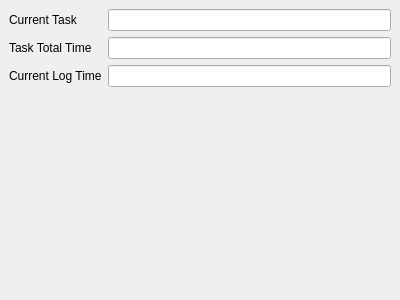
<?xml version="1.0" encoding="UTF-8"?>
<ui version="4.0">
 <class>CurrentTime</class>
 <widget class="QDockWidget" name="CurrentTime">
  <property name="geometry">
   <rect>
    <x>0</x>
    <y>0</y>
    <width>400</width>
    <height>300</height>
   </rect>
  </property>
  <property name="features">
   <set>QDockWidget::DockWidgetFloatable|QDockWidget::DockWidgetMovable</set>
  </property>
  <property name="windowTitle">
   <string>Current Time</string>
  </property>
  <widget class="QWidget" name="dockWidgetContents">
   <layout class="QFormLayout" name="formLayout">
    <property name="fieldGrowthPolicy">
     <enum>QFormLayout::AllNonFixedFieldsGrow</enum>
    </property>
    <item row="1" column="0">
     <widget class="QLabel" name="label">
      <property name="text">
       <string>Current Task</string>
      </property>
     </widget>
    </item>
    <item row="1" column="1">
     <widget class="QLineEdit" name="currentTask">
      <property name="readOnly">
       <bool>true</bool>
      </property>
     </widget>
    </item>
    <item row="2" column="0">
     <widget class="QLabel" name="label_3">
      <property name="text">
       <string>Task Total Time</string>
      </property>
     </widget>
    </item>
    <item row="2" column="1">
     <widget class="QLineEdit" name="totalTime">
      <property name="readOnly">
       <bool>true</bool>
      </property>
     </widget>
    </item>
    <item row="3" column="1">
     <widget class="QLineEdit" name="currentTime">
      <property name="readOnly">
       <bool>true</bool>
      </property>
     </widget>
    </item>
    <item row="3" column="0">
     <widget class="QLabel" name="label_2">
      <property name="text">
       <string>Current Log Time</string>
      </property>
     </widget>
    </item>
   </layout>
  </widget>
 </widget>
 <resources/>
 <connections/>
</ui>
